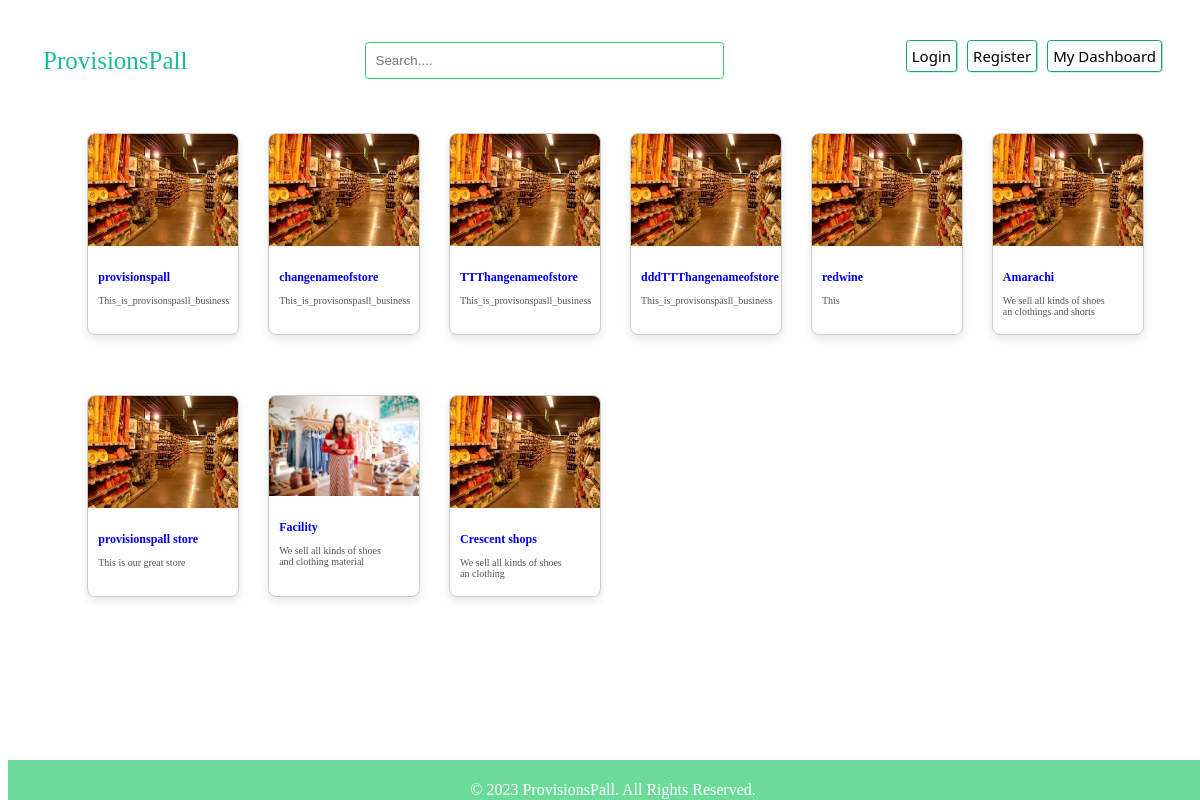
/market, run on the app's committed database.
### models/model.py (models this page shows, shortened)
class Store(db.Model):
    id = db.Column(db.Integer, primary_key=True)
    name = db.Column(db.String(50), unique=True, nullable=False)
    description = db.Column(db.Text, nullable=False)
    image = db.Column(db.String(150), nullable=True, default='img14')
    date_created = db.Column(db.DateTime, nullable=False,
                             default=datetime.utcnow)
    user_id = db.Column(db.Integer, db.ForeignKey('user.id'), nullable=False)
    addresses = db.relationship('Store_Address', backref='store', lazy=True, cascade='all, delete-orphan')
    products = db.relationship('Product', backref='store', lazy=True, cascade='all, delete-orphan')

### provisionspall_web/app.py (the view)
@app.route('/market', strict_slashes=False)
def market():
    store = db.session.query(Store).all()
    if not store:
        return "<h1>error getting page</h1>"
    user_id = session.get('user_id')
    if user_id:
        logged = True
    else:
        logged = False
    return render_template('marketplace.html',
                           stores=store,
                           cache_id=uuid.uuid4(),
                           logged=logged)

### provisionspall_web/templates/marketplace.html (shortened to what this page needs)
<!DOCTYPE html>
<html lang="en">
  <head>
    <link rel="stylesheet" type="text/css"
      href="../static/styles/dashboard-mobile.css?{{ cache_id }}">
    <link rel="stylesheet" type="text/css"
      href="../static/styles/dashboard.css?{{ cache_id }}">
    <link rel="stylesheet" type="text/css"
      href="../static/styles/marketplace.css?{{ cache_id }}">
  </head>
  <body>
    <section class="container">
      <a href="/market" class="login-link2">ProvisionsPall</a>
      <input type="text" id="searchBar" name="search_text" class="search_text"
        placeholder="Search...." value>
      {% if not logged %}
      <a href="/login" class="login-link style_button style_input bigDevice">Login</a>
      <a href="/register" class="login-link style_button style_input bigDevice">Register</a>
      {% endif %}
      <a href="/dashboard" class="login-link style_button style_input bigDevice">My
        Dashboard</a>
    </section>
    <div class="image-grid" data-cache="{{ cache_id }}">
      {% for store in stores %}
      <a href='/market/store/{{ store.id }}?{{ cache_id }}' class="card"
        data-id="{{ store.id }}">
        <img
          src="{{ url_for('static', filename='uploads/' + store.image) }}"
          alt="Store Image">
        <div class="card-content">
          <h2 class="card-title">{{ store.name }}</h2>
          <p class="card-description">{{ store.description }}</p>
        </div>
      </a>
      {% endfor %}
    </div>
    <div class="footer">
      <p>&copy; 2023 ProvisionsPall. All Rights Reserved.</p>
    </div>
  </body>
</html>

### provisionspall_web/static/styles/dashboard-mobile.css (style rules this page uses)
:root { --primary-color: #1abc9c; --secondary-color: #16a085; --accent-color: #2ecc71; }
.bigDevice { display: none; }
@media screen and (min-width: 500px) { .bigDevice { display: inline-flex; } }
.style_input { margin-bottom: 10px; margin-left: 10px; max-width: 400px; max-height: 150px; border-radius: 3.5px; border: 1px var(--accent-color) solid; padding: 5px; }
.login-link { text-decoration: none; color: inherit; }
.login-link2 { text-decoration: none; font-size: 15px; color: var(--primary-color); padding: 5px; }
.style_button { border-radius: 3.5px; border: 1px var(--secondary-color) solid; box-shadow: 0.5px 0.3px 0.1px var(--accent-color); }
.user_container button, .login-link, .submit_button, #close, #close2, #submit_store, #store { max-height: 30px; min-width: 20px; font-size: 10px; font-family: system-ui, -apple-system, BlinkMacSystemFont, 'Segoe UI', Roboto, Oxygen, Ubuntu, Cantarell, 'Open Sans', 'Helvetica Neue', sans-serif; font-weight: 15px; }

### provisionspall_web/static/styles/dashboard.css (style rules this page uses)
@media screen and (min-width: 1024px) { .login-link2 { font-size: 25px; } }
@media screen and (min-width: 1024px) { .user_container button, #store, .login-link, .submit_button, #close, #close2, #submit_store { max-height: 30px; min-height: 20px; min-width: 30px; font-size: 15px; font-weight: 20px; } }

### provisionspall_web/static/styles/marketplace.css (style rules this page uses)
:root { --primary-color: #1abc9c; --secondary-color: #16a085; --accent-color: #2ecc71; }
.card { border: 1px solid #ccc; border-radius: 8px; overflow: hidden; width: 150px; height: 200px; margin: 20px; text-decoration: none; box-shadow: 0 4px 8px rgba(0, 0, 0, 0.1); }
.card img { max-width: 150px; max-height: 150px; object-fit: cover; }
.card-content { padding: 10px; }
.card-title { font-size: 12px; width: 80%; margin-bottom: 2px; }
.card-description { color: #555; width: 80%; font-size: 10px; }
.container { display: flex; align-items: center; justify-content: space-between; padding: 20px; }
@media screen and (min-width: 500px) { .container { padding: 30px; } }
.login-link { text-decoration: none; color: inherit; }
#searchBar { padding: 10px; width: 30%; margin: 4px auto; text-align: left; border-radius: 3.5px; border: 1px var(--accent-color) solid; }
.footer { background-color: rgba(46, 204, 112, 0.7); color: white; padding: 5px; text-align: center; position: fixed; bottom: 0; width: 100%; height: 30px; backdrop-filter: blur(7px); -webkit-backdrop-filter: blur(7px); -moz-backdrop-filter: blur(7px); -o-backdrop-filter: blur(7px); }
.image-grid { display: grid; grid-template-columns: repeat(auto-fill, minmax(150px, 1fr)); gap: 20px; margin: auto; width: 90%; margin-bottom: 50px; }

### data on the page
Store: image (picture), name "provisionspall", description "This_is_provisonspasll_business"
Store: image (picture), name "changenameofstore", description "This_is_provisonspasll_business"
Store: image (picture), name "TTThangenameofstore", description "This_is_provisonspasll_business"
Store: image (picture), name "dddTTThangenameofstore", description "This_is_provisonspasll_business"
Store: image (picture), name "redwine", description "This"
Store: image (picture), name "Amarachi", description "We sell all kinds of shoes an clothings and shorts"
Store: image (picture), name "provisionspall store", description "This is our great store"
Store: image (picture), name "Facility", description "We sell all kinds of shoes and clothing material"
Store: image (picture), name "Crescent shops", description "We sell all kinds of shoes an clothing"
